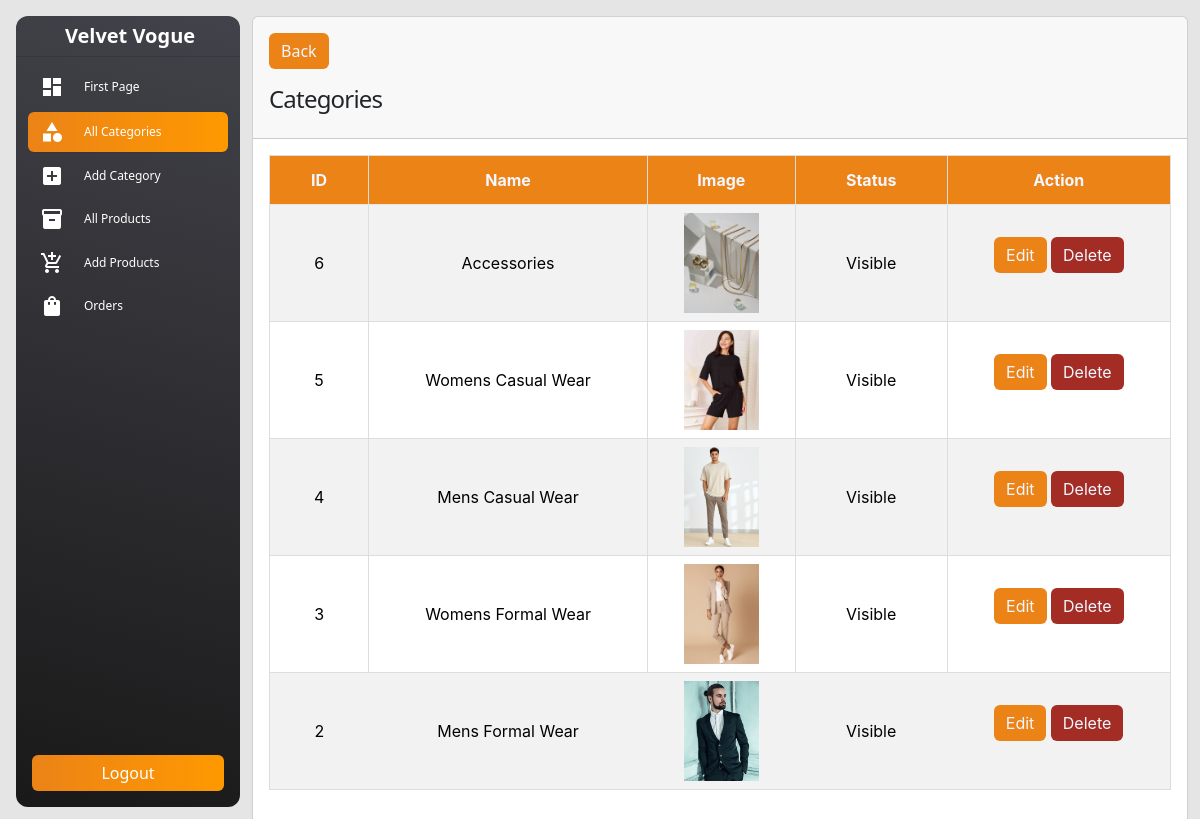
The app's page /admin/category.php (signed in) with its own data.
### tables this page shows
CREATE TABLE `categories` (
  `id` int(11) NOT NULL,
  `name` varchar(191) NOT NULL,
  `slug` varchar(191) NOT NULL,
  `description` mediumtext NOT NULL,
  `status` tinyint(4) NOT NULL,
  `popular` tinyint(4) NOT NULL,
  `image` varchar(191) NOT NULL,
  `meta_title` varchar(191) NOT NULL,
  `meta_description` mediumtext NOT NULL,
  `meta_keywords` mediumtext NOT NULL,
  `created_at` timestamp NOT NULL DEFAULT current_timestamp()
);

### functions/myfunctions.php (called while the page is built, shortened)
<?php
include('../config/dbcon.php');
function getAll($table)
{
   global $con;
   $query = "SELECT * FROM $table ORDER BY id DESC";
   return $query_run = mysqli_query($con, $query);
}
?>

### admin/category.php (the view, shortened to what this page needs)
<?php
include('includes/header.php');
?>
<div class="container">
   <div class="row">
      <div class="col-md-12">
         <div class="card">
            <div class="card-header">
               <a href="index.php" class="btn btn-edit">Back</a>
               <h4>Categories</h4>
            </div>
            <div class="card-body" id="category_table">
               <table class="table table-bordered table-striped">
                  <thead>
                     <tr>
                        <th>ID</th>
                        <th>Name</th>
                        <th>Image</th>
                        <th>Status</th>
                        <th>Action</th>
                     </tr>
                  </thead>
                  <tbody>
                     <?php
                        $category = getAll('categories');
                        if(mysqli_num_rows($category) > 0)
                        {
                           foreach($category as $item)
                           {
                              ?>
                                 <tr>
                                    <td><?= $item['id']; ?></td>
                                    <td><?= $item['name']; ?></td>
                                    <td>
                                       <img src="../uploads/<?= $item['image']; ?>"  height="100px" alt="<?= $item['name']; ?>">
                                    </td>
                                    <td>
                                       <?= $item['status'] == '0' ? "Visible" : "Hidden" ?>
                                    </td>
                                    <td>
                                       <a href="edit-category.php?id=<?= $item['id']; ?>" class="btn btn-edit">Edit</a>
                                       <button type="button" class="btn delete_category_btn" value="<?= $item['id']; ?>">Delete</button>
                                    </td>
                                 </tr>
                              <?php
                           }
                        }
                        else
                        {
                           echo "<tr><td colspan='5'>No records found</td></tr>";
                        }
                     ?>
                  </tbody>
               </table>
            </div>
         </div>
      </div>
   </div>
</div>
<?php include('includes/footer.php'); ?>

### admin/includes/header.php (shortened to what this page needs)
<!DOCTYPE html>
<html lang="en">
<head>
  <link rel="stylesheet" href="https://cdnjs.cloudflare.com/ajax/libs/font-awesome/4.7.0/css/font-awesome.min.css">
   <link rel="stylesheet" href="https://cdnjs.cloudflare.com/ajax/libs/font-awesome/5.15.4/css/all.min.css">
   <link href="https://cdnjs.cloudflare.com/ajax/libs/font-awesome/6.0.0-beta3/css/all.min.css" rel="stylesheet">
  <link id="pagestyle" href="assets/css/material-dashboard.min.css" rel="stylesheet" />
  <link rel="stylesheet" href="//cdn.jsdelivr.net/npm/alertifyjs@1.14.0/build/css/alertify.min.css"/>
  <link rel="stylesheet" href="//cdn.jsdelivr.net/npm/alertifyjs@1.14.0/build/css/themes/bootstrap.min.css"/>
</head>
<body class="g-sidenav-show  bg-gray-200">
   <?php include('sidebar.php'); ?>
    <main class="main-content position-relative max-height-vh-100 h-100 border-radius-lg ">
   <?php include('navbar.php'); ?>

### admin/includes/sidebar.php
<aside class="sidenav navbar navbar-vertical navbar-expand-xs border-0 border-radius-xl my-3 fixed-start ms-3 bg-gradient-dark" id="sidenav-main">
  <div class="sidenav-header text-center">
    <a class="navbar-brand m-0" href="index.php">
      <span class="ms-1 font-weight-bold text-white">Velvet Vogue</span>
    </a>
  </div>
  <hr class="horizontal light mt-0 mb-2">
  <div class="collapse navbar-collapse w-auto max-height-vh-100" id="sidenav-collapse-main">
    <ul class="navbar-nav">
      <?php
        $current_page = basename($_SERVER['PHP_SELF']);
      ?>
      <li class="nav-item">
        <a class="nav-link text-white <?php echo ($current_page == 'index.php') ? 'active' : ''; ?>" href="index.php" style="<?php echo ($current_page == 'index.php') ? 'background: linear-gradient(90deg, #EB8317, #FF9900); color: white;' : ''; ?>">
          <div class="text-white text-center me-2 d-flex align-items-center justify-content-center">
            <i class="material-icons opacity-10 me-2">dashboard</i>
          </div>
          <span class="nav-link-text ms-1">First Page</span>
        </a>
      </li>
      <li class="nav-item">
        <a class="nav-link text-white <?php echo ($current_page == 'category.php') ? 'active' : ''; ?>" href="category.php" style="<?php echo ($current_page == 'category.php') ? 'background: linear-gradient(90deg, #EB8317, #FF9900); color: white;' : ''; ?>">
          <div class="text-white text-center me-2 d-flex align-items-center justify-content-center">
            <i class="material-icons opacity-10 me-2">category</i>
          </div>
          <span class="nav-link-text ms-1">All Categories</span>
        </a>
      </li>
      <li class="nav-item">
        <a class="nav-link text-white <?php echo ($current_page == 'add-category.php') ? 'active' : ''; ?>" href="add-category.php" style="<?php echo ($current_page == 'add-category.php') ? 'background: linear-gradient(90deg, #EB8317, #FF9900); color: white;' : ''; ?>">
          <div class="text-white text-center me-2 d-flex align-items-center justify-content-center">
            <i class="material-icons opacity-10 me-2">add_box</i>
          </div>
          <span class="nav-link-text ms-1">Add Category</span>
        </a>
      </li>
      <li class="nav-item">
        <a class="nav-link text-white <?php echo ($current_page == 'products.php') ? 'active' : ''; ?>" href="products.php" style="<?php echo ($current_page == 'products.php') ? 'background: linear-gradient(90deg, #EB8317, #FF9900); color: white;' : ''; ?>">
          <div class="text-white text-center me-2 d-flex align-items-center justify-content-center">
            <i class="material-icons opacity-10 me-2">inventory</i>
          </div>
          <span class="nav-link-text ms-1">All Products</span>
        </a>
      </li>
      <li class="nav-item">
        <a class="nav-link text-white <?php echo ($current_page == 'add-product.php') ? 'active' : ''; ?>" href="add-product.php" style="<?php echo ($current_page == 'add-product.php') ? 'background: linear-gradient(90deg, #EB8317, #FF9900); color: white;' : ''; ?>">
          <div class="text-white text-center me-2 d-flex align-items-center justify-content-center">
            <i class="material-icons opacity-10 me-2">add_shopping_cart</i>
          </div>
          <span class="nav-link-text ms-1">Add Products</span>
        </a>
      </li>
      <li class="nav-item">
        <a class="nav-link text-white <?php echo ($current_page == 'orders.php') ? 'active' : ''; ?>" href="orders.php" style="<?php echo ($current_page == 'orders.php') ? 'background: linear-gradient(90deg, #EB8317, #FF9900); color: white;' : ''; ?>">
          <div class="text-white text-center me-2 d-flex align-items-center justify-content-center">
            <i class="material-icons opacity-10 me-2">shopping_bag</i>
          </div>
          <span class="nav-link-text ms-1">Orders</span>
        </a>
      </li>
    </ul>
  </div>
  <div class="sidenav-footer position-absolute w-100 bottom-0">
    <div class="mx-3">
      <a class="btn mt-4 w-100 text-white" href="../logout.php" style="background: linear-gradient(90deg, #EB8317, #FF9900);">
        Logout
      </a>
    </div>
  </div>
</aside>

### admin/includes/navbar.php
<nav class="navbar navbar-main navbar-expand-lg px-0 mx-4 shadow-none border-radius-xl" id="navbarBlur" navbar-scroll="true">
</nav>

### admin/includes/footer.php (shortened to what this page needs)
  </main>
</body>
</html>

### admin/category.php (style rules this page uses)
.table { border: 1px solid #ddd; }
.table th, .table td { border: 1px solid #ddd; text-align: center; vertical-align: middle; }
.table th { background-color: #EB8317; color: #F4F6FF; font-weight: bold; }
.btn-edit { background-color: #EB8317; color: #F4F6FF; border: none; transition: all 0.3s ease; }
.delete_category_btn { background-color: #A32D25; color: #F4F6FF; border: none; transition: all 0.3s ease; }

### records on screen
categories: id "6", name "Accessories", image (picture), status "Visible"
categories: id "5", name "Womens Casual Wear", image (picture), status "Visible"
categories: id "4", name "Mens Casual Wear", image (picture), status "Visible"
categories: id "3", name "Womens Formal Wear", image (picture), status "Visible"
categories: id "2", name "Mens Formal Wear", image (picture), status "Visible"
